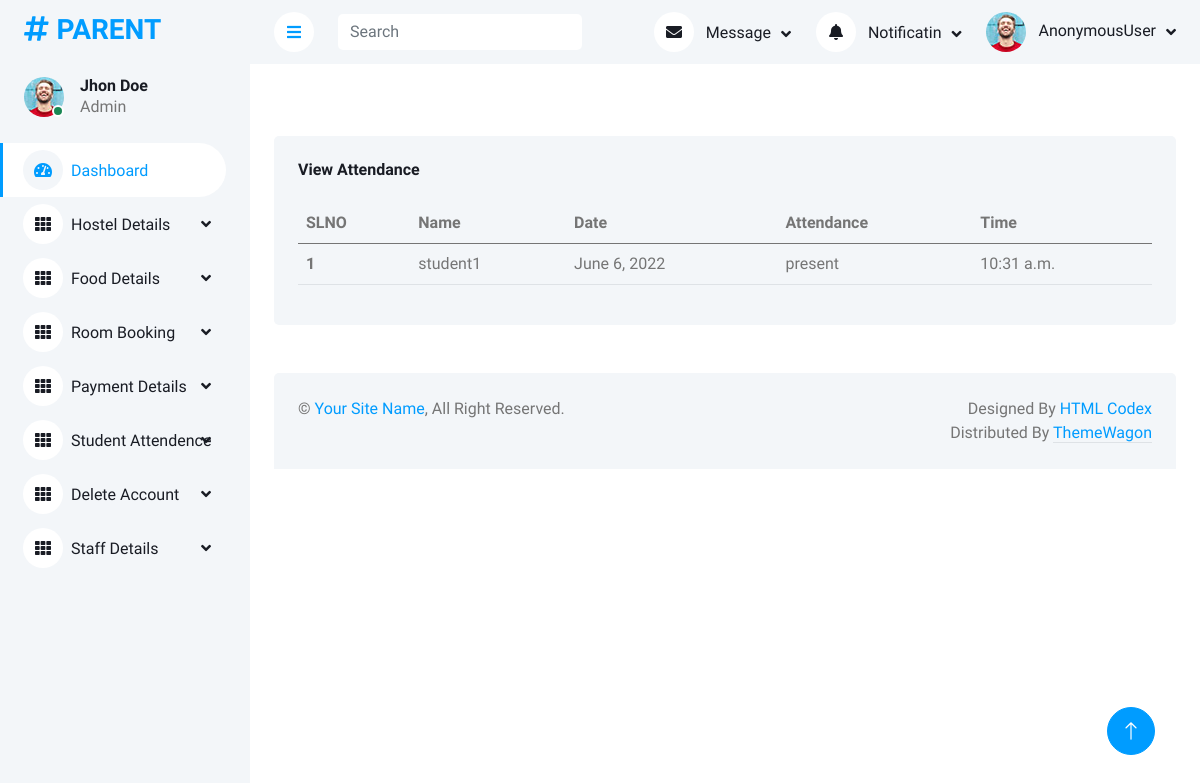
Screenshot of /viewattendance with the database file from the repository.
### app/models.py (models this page shows, shortened)
class Attendance(models.Model):
    student = models.ForeignKey(Student, on_delete=models.CASCADE, related_name='attendance')
    date = models.DateField()
    attendance = models.CharField(max_length=100)
    time = models.TimeField()

class Student(models.Model):
    user = models.OneToOneField(Login, on_delete=models.CASCADE, primary_key=True, related_name='student')
    name = models.CharField(max_length=50)
    address = models.TextField()
    contact_no = models.IntegerField()
    email = models.EmailField()
    approval_status = models.BooleanField(default=0)
    image = models.ImageField(upload_to='profile', null=True)
    seen = models.BooleanField(default=False)

### app/parentviews.py (the view)
def view_attendance(request):
    attendances=Attendance.objects.all()
    return render(request,'parent_temp/view_attendance.html',{'attendances':attendances})

### templates/parent_temp/view_attendance.html
<!DOCTYPE html>
{% extends 'parent_temp/parent_home.html' %}
{% block content %}
{% load static %}
<div class="col-12">
    <div class="bg-light rounded h-100 p-4">
        <h6 class="mb-4">View Attendance</h6>
        <div class="table-responsive">
            <table class="table">
                <thead>
                <tr>
                    <th scope="col">SLNO</th>
                    <th scope="col">Name</th>
                    <th scope="col">Date</th>
                    <th scope="col">Attendance</th>
                    <th scope="col">Time</th>
                </tr>
                </thead>
                <tbody>
                {% for i in attendances %}
                <tr>
                    <th scope="row">{{forloop.counter}}</th>
                    <td>{{i.student.name}}</td>
                    <td>{{i.date}}</td>
                    <td>{{i.attendance}}</td>
                    <td>{{i.time}}</td>
                </tr>
                </tbody>
                {% endfor %}
            </table>
        </div>
    </div>
</div>
{% endblock %}

### static/assets1/css/style.css (style rules this page uses)
:root { --primary: #009CFF; --light: #F3F6F9; --dark: #191C24; }

### rows the page displays
Attendance: student.name "student1", date "June 6, 2022", attendance "present", time "10:31 a.m."

### other values shown
{{ request.user }} "AnonymousUser"
